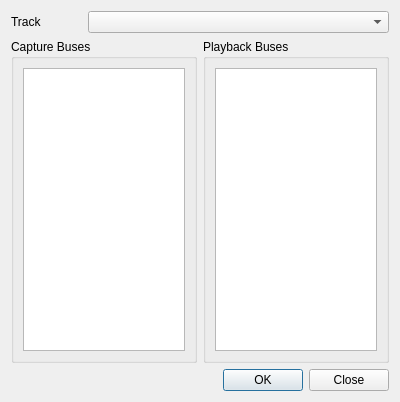
<?xml version="1.0" encoding="UTF-8"?>
<ui version="4.0">
 <class>BusSelectorDialog</class>
 <widget class="QWidget" name="BusSelectorDialog">
  <property name="geometry">
   <rect>
    <x>0</x>
    <y>0</y>
    <width>400</width>
    <height>402</height>
   </rect>
  </property>
  <property name="windowTitle">
   <string>Bus Selector</string>
  </property>
  <layout class="QVBoxLayout" name="verticalLayout">
   <item>
    <layout class="QHBoxLayout">
     <property name="spacing">
      <number>6</number>
     </property>
     <property name="margin">
      <number>0</number>
     </property>
     <item>
      <widget class="QLabel" name="label_3">
       <property name="sizePolicy">
        <sizepolicy hsizetype="Fixed" vsizetype="Fixed">
         <horstretch>2</horstretch>
         <verstretch>0</verstretch>
        </sizepolicy>
       </property>
       <property name="text">
        <string>Track</string>
       </property>
      </widget>
     </item>
     <item>
      <spacer>
       <property name="orientation">
        <enum>Qt::Horizontal</enum>
       </property>
       <property name="sizeHint" stdset="0">
        <size>
         <width>40</width>
         <height>20</height>
        </size>
       </property>
      </spacer>
     </item>
     <item>
      <widget class="QComboBox" name="trackComboBox">
       <property name="sizePolicy">
        <sizepolicy hsizetype="Preferred" vsizetype="Fixed">
         <horstretch>4</horstretch>
         <verstretch>0</verstretch>
        </sizepolicy>
       </property>
      </widget>
     </item>
    </layout>
   </item>
   <item>
    <layout class="QHBoxLayout" name="horizontalLayout">
     <item>
      <widget class="QGroupBox" name="captureBusesGroupBox">
       <property name="title">
        <string>Capture Buses</string>
       </property>
       <layout class="QHBoxLayout">
        <property name="spacing">
         <number>6</number>
        </property>
        <property name="margin">
         <number>9</number>
        </property>
        <item>
         <widget class="QListWidget" name="captureBusesListWidget"/>
        </item>
       </layout>
      </widget>
     </item>
     <item>
      <widget class="QGroupBox" name="playbackBusesGroupBox">
       <property name="title">
        <string>Playback Buses</string>
       </property>
       <layout class="QHBoxLayout">
        <property name="spacing">
         <number>6</number>
        </property>
        <property name="margin">
         <number>9</number>
        </property>
        <item>
         <widget class="QListWidget" name="playbackBusesListWidget"/>
        </item>
       </layout>
      </widget>
     </item>
    </layout>
   </item>
   <item>
    <widget class="QDialogButtonBox" name="buttonBox">
     <property name="orientation">
      <enum>Qt::Horizontal</enum>
     </property>
     <property name="standardButtons">
      <set>QDialogButtonBox::Close|QDialogButtonBox::Ok</set>
     </property>
    </widget>
   </item>
  </layout>
 </widget>
 <resources/>
 <connections/>
</ui>
